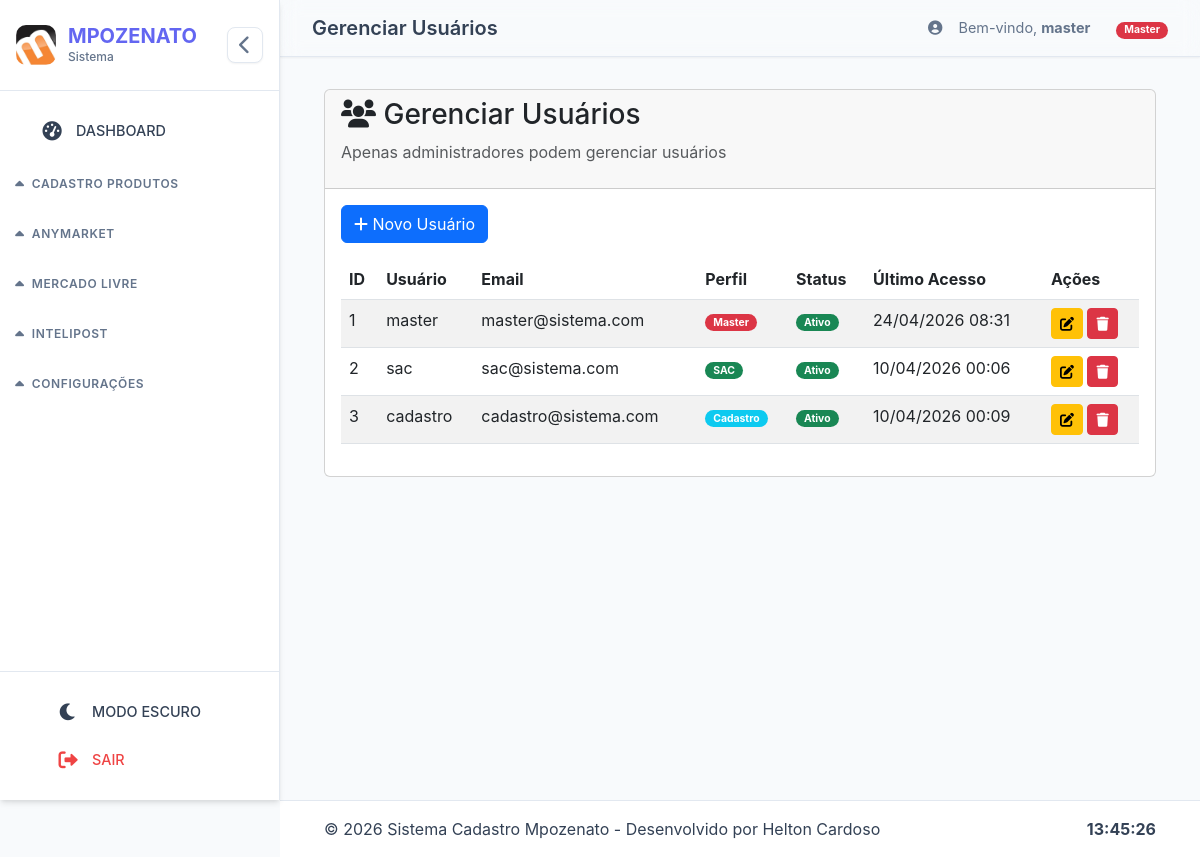
The page /admin/usuarios (signed in) on the database as committed earlier.
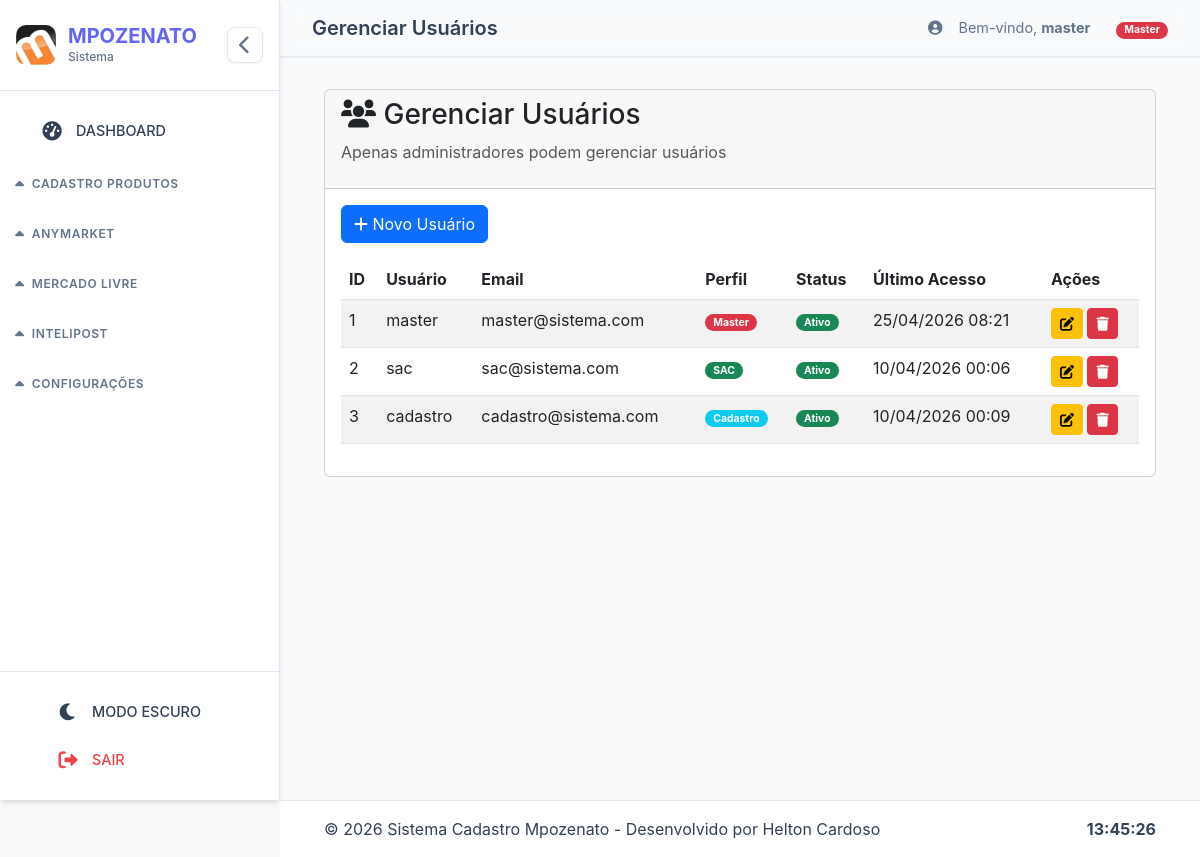
The same page on the database as committed later.
### models.py (models this page shows, shortened)
class Usuario(UserMixin, db.Model):
    __tablename__ = 'usuarios'
    id = db.Column(db.Integer, primary_key=True)
    username = db.Column(db.String(80), unique=True, nullable=False)
    email = db.Column(db.String(120), unique=True, nullable=False)
    password_hash = db.Column(db.String(256), nullable=False)
    perfil_id = db.Column(db.Integer, db.ForeignKey('perfis.id'), nullable=False)
    is_active = db.Column(db.Boolean, default=True)
    created_at = db.Column(db.DateTime, default=datetime.utcnow)
    last_login = db.Column(db.DateTime)
    permissoes_extras = db.relationship('Permissao', backref='usuario', lazy=True, cascade='all, delete-orphan')
    @property
    def perfil(self):
        return self.perfil_rel.nome if self.perfil_rel else 'user'
    def is_master(self):
        return self.perfil == 'Master'

class Perfil(db.Model):
    __tablename__ = 'perfis'
    id = db.Column(db.Integer, primary_key=True)
    nome = db.Column(db.String(50), unique=True, nullable=False)  # Master, SAC, Cadastro, Financeiro
    descricao = db.Column(db.String(200))
    is_active = db.Column(db.Boolean, default=True)
    created_at = db.Column(db.DateTime, default=datetime.utcnow)
    usuarios = db.relationship('Usuario', backref='perfil_rel', lazy=True)

### app.py (the view)
@app.route('/admin/usuarios')
@login_required
@master_required
def admin_usuarios():
    usuarios = Usuario.query.all()
    perfis = Perfil.query.all()
    return render_template('admin/usuarios.html', usuarios=usuarios, perfis=perfis, page_title='Gerenciar Usuários')

### app.py (called while the page is built)
@login_manager.user_loader
def load_user(user_id):
    from models import Usuario
    return Usuario.query.get(int(user_id))

def master_required(f):
    @wraps(f)
    def decorated_function(*args, **kwargs):
        if not current_user.is_authenticated:
            flash('Faça login para continuar', 'warning')
            return redirect(url_for('login'))
        if not current_user.is_master():
            flash('Acesso negado. Apenas Master pode acessar.', 'danger')
            return redirect(url_for('home'))
        return f(*args, **kwargs)
    return decorated_function

def contar_processos_hoje(modulo="cadastro"):
    from log_utils import contar_processos_hoje as contar_logs  # Importa a função original
    return contar_logs(modulo)  # Delega para a função de log_utils.py

@app.context_processor
def inject_stats():
    return {
        'count_processos_hoje': contar_processos_hoje(),
        'now': datetime.now()
    }

### log_utils.py (called while the page is built)
def contar_processos_hoje(modulo: str) -> int:
    with current_app.app_context():
        hoje = datetime.now().date()
        return Processo.query.filter(
            Processo.modulo == modulo,
            db.func.date(Processo.data) == hoje
        ).count()

### templates/admin/usuarios.html (shortened to what this page needs)
{% extends 'base.html' %}
{% block content %}
<div class="container-fluid">
    <div class="card">
        <div class="card-header">
            <h3><i class="fas fa-users"></i> Gerenciar Usuários</h3>
            <p class="text-muted">Apenas administradores podem gerenciar usuários</p>
        </div>
        <div class="card-body">
            <button class="btn btn-primary mb-3" onclick="abrirModalNovoUsuario()">
                <i class="fas fa-plus"></i> Novo Usuário
            </button>
            <div class="table-responsive">
                <table class="table table-striped">
                    <thead>
                        <tr>
                            <th>ID</th>
                            <th>Usuário</th>
                            <th>Email</th>
                            <th>Perfil</th>
                            <th>Status</th>
                            <th>Último Acesso</th>
                            <th>Ações</th>
                        </tr>
                    </thead>
                    <tbody id="tabela-usuarios">
                        {% for usuario in usuarios %}
                        <tr>
                            <td>{{ usuario.id }}</td>
                            <td>{{ usuario.username }}</td>
                            <td>{{ usuario.email }}</td>
                            <td>
                                <span class="badge {% if usuario.perfil == 'Master' %}bg-danger{% elif usuario.perfil == 'SAC' %}bg-success{% elif usuario.perfil == 'Cadastro' %}bg-info{% else %}bg-secondary{% endif %}">
                                    {{ usuario.perfil }}
                                </span>
                            </td>
                            <td>
                                {% if usuario.is_active %}
                                    <span class="badge bg-success">Ativo</span>
                                {% else %}
                                    <span class="badge bg-danger">Inativo</span>
                                {% endif %}
                            </td>
                            <td>{{ usuario.last_login.strftime('%d/%m/%Y %H:%M') if usuario.last_login else 'Nunca' }}</td>
                            <td>
                                <button class="btn btn-sm btn-warning" onclick="editarUsuario({{ usuario.id }})">
                                    <i class="fas fa-edit"></i>
                                </button>
                                <button class="btn btn-sm btn-danger" onclick="excluirUsuario({{ usuario.id }})">
                                    <i class="fas fa-trash"></i>
                                </button>
                            </td>
                        </tr>
                        {% endfor %}
                    </tbody>
                </table>
            </div>
        </div>
    </div>
</div>
{% endblock %}

### templates/base.html (shortened to what this page needs)
<!DOCTYPE html>
<html lang="pt-br">
<head>
  <link href="https://cdn.jsdelivr.net/npm/bootstrap@5.3.0/dist/css/bootstrap.min.css" rel="stylesheet">
  <link rel="stylesheet" href="https://cdnjs.cloudflare.com/ajax/libs/font-awesome/6.0.0/css/all.min.css">
  <link rel="stylesheet" href="{{ url_for('static', filename='css/base.css') }}">
</head>
<body>
  {% if current_user.is_authenticated %}
  <div class="sidebar-wrapper" id="sidebarWrapper">
    <nav class="sidebar">
      <div class="sidebar-header">
        <div class="logo-container">
          <img src="{{ url_for('static', filename='img/logo-empresa.png') }}" class="logo-img" alt="MPOZENATO">
          <div class="logo-text">
            <span class="brand-name">MPOZENATO</span>
            <small class="brand-subtitle">Sistema</small>
          </div>
        </div>
        <button class="sidebar-toggle-btn" id="toggleSidebar" title="Recolher/Expandir">
          <i class="fas fa-chevron-left"></i>
        </button>
      </div>
      <div class="sidebar-menu" id="sidebarMenu">
        <div class="menu-group">
          <a href="{{ url_for('dashboard') }}" class="menu-item {% if active_page == 'dashboard' %}active{% endif %}">
            <div class="menu-icon">
              <i class="fas fa-tachometer-alt"></i>
            </div>
            <span class="menu-text">DASHBOARD</span>
          </a>
        </div>
        {% if current_user.is_master() or current_user.perfil == 'Cadastro' %}
        <div class="menu-group" data-module="cadastro">
          <div class="menu-title">
            <i class="fas fa-caret-down module-toggle"></i>
            <span class="menu-title-text">CADASTRO PRODUTOS</span>
          </div>
        </div>
        {% endif %}
        {% if current_user.is_master() or current_user.perfil == 'SAC' %}
        <div class="menu-group" data-module="anymarket">
          <div class="menu-title">
            <i class="fas fa-caret-down module-toggle"></i>
            <span class="menu-title-text">ANYMARKET</span>
          </div>
        </div>
        {% endif %}
        {% if current_user.is_master() %}
        <div class="menu-group" data-module="mercadolivre">
          <div class="menu-title">
            <i class="fas fa-caret-down module-toggle"></i>
            <span class="menu-title-text">MERCADO LIVRE</span>
          </div>
        </div>
        {% endif %}
        {% if current_user.is_master() or current_user.perfil == 'SAC' %}
        <div class="menu-group" data-module="intelipost">
          <div class="menu-title">
            <i class="fas fa-caret-down module-toggle"></i>
            <span class="menu-title-text">INTELIPOST</span>
          </div>
        </div>
        {% endif %}
        {% if current_user.is_master() %}
        <div class="menu-group expanded" data-module="configuracoes">
          <div class="menu-title">
            <i class="fas fa-caret-down module-toggle"></i>
            <span class="menu-title-text">CONFIGURAÇÕES</span>
          </div>
        </div>
        {% endif %}
      </div>
      <div class="sidebar-footer">
        <button class="menu-item" id="darkModeToggle">
          <div class="menu-icon">
            <i class="fas fa-moon"></i>
          </div>
          <span class="menu-text">MODO ESCURO</span>
        </button>
        <a href="{{ url_for('logout') }}" class="menu-item logout-item">
          <div class="menu-icon">
            <i class="fas fa-sign-out-alt"></i>
          </div>
          <span class="menu-text">SAIR</span>
        </a>
      </div>
    </nav>
  </div>
  {% endif %}
  <main class="main-content" id="mainContent">
    {% if current_user.is_authenticated %}
    <div class="top-bar">
      <div class="top-bar-title">
        <h4>{% block page_title %}{{ page_title | default('Dashboard') }}{% endblock %}</h4>
      </div>
      <div class="top-bar-actions">
        <div class="user-info">
          <i class="fas fa-user-circle"></i>
          <span>Bem-vindo, <strong>{{ current_user.username }}</strong></span>
          <span class="user-perfil" style="margin-left: 10px;">
            {% if current_user.is_master() %}
              <span class="badge bg-danger">Master</span>
            {% elif current_user.perfil == 'SAC' %}
              <span class="badge bg-success">SAC</span>
            {% elif current_user.perfil == 'Cadastro' %}
              <span class="badge bg-info">Cadastro</span>
            {% else %}
              <span class="badge bg-secondary">{{ current_user.perfil }}</span>
            {% endif %}
          </span>
        </div>
      </div>
    </div>
    {% endif %}
    <div class="content-wrapper">
      {% block content %}{% endblock %}
    </div>
  </main>
  <footer class="global-footer" id="globalFooter">
    <div class="container-fluid">
      <div class="row align-items-center">
        <div class="col">
          <span>&copy; {{ now.year }} Sistema Cadastro Mpozenato - Desenvolvido por Helton Cardoso</span>
        </div>
        <div class="col-auto">
          <span id="clock" class="fw-bold"></span>
        </div>
      </div>
    </div>
  </footer>
</body>
</html>

Rows that differ between the two databases and show on the page:
changed Usuario "master": last_login "24/04/2026 08:31" → "25/04/2026 08:21"
